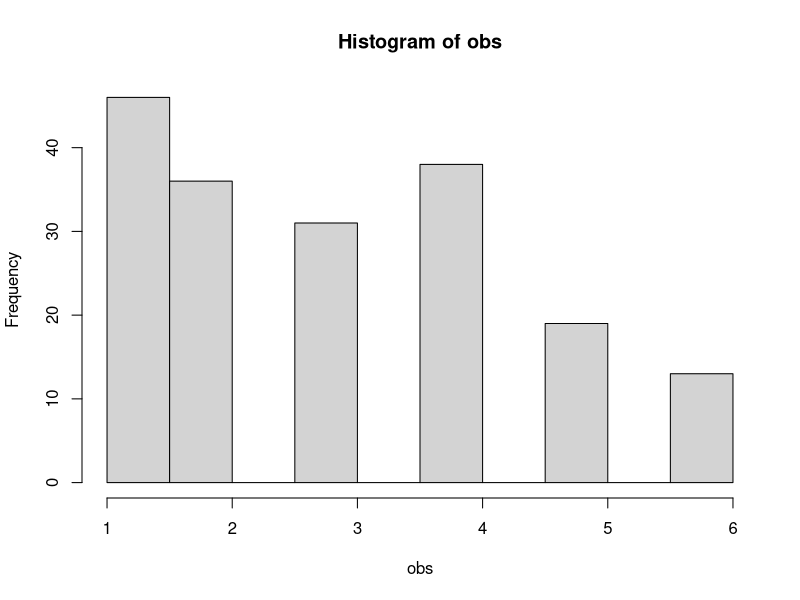

This figure's R source:
### Question: How many times do I need to roll my die to know if it's fair?
### Answer: N (output below)

n = 6 # NOTE: SET THIS TO THE NUMBER OF SIDES ON YOUR PREFERRED DIE

# install.packages('pwr')
library('pwr')

# Since we will be using the chi-square goodness of fit test
# we'll calculate our sample size (N) using pwr.chisq.test, where
w = 0.3 # I'm choosing a medium effect size, 0.3
# If you'd like to notice a small effect size, change to 0.1
# Although this increases the number of rolls dramatically
df = n-1
sig.level = 0.05 # standard choice for type I error probability
power = 0.9 # 0.8 is the standard power but I think 0.9 is better here, imo


N <- ceiling(pwr.chisq.test(w=w,df=df, sig.level=sig.level, power=power)$N)

print(N) # This is the number of rolls you have to do for your test

### Chi-square Goodness-of-fit test for simulated die

sides <- 1:n

set.seed(12345)
random <- runif(n)
random_weights <- random/sum(random) # I'm randomly assigning weights to
    # the sides of the die.
    # these weights do not correspond to each other as an actual die would, but
    # that is irrelevant as this is just sample code to be replaced with real
    # world observations

### REPLACE 'obs' WITH YOUR OBSERVATIONS
obs <- sample(sides, size = N, replace = TRUE, prob = random_weights)
obs_factor = factor(obs, levels = sides) # making it a factor means the test
  # still functions even if a side is never rolled
hist(obs) #here's a histogram of our simulated observed die

test <- chisq.test(table(obs_factor), p = c(rep(1/n,n)))
p_val <- test$p.value


# Results: 
if (p_val < sig.level) {
  print("We reject the null hypothesis and accept the alternative hypothesis; this die is judged to be unfair")
} else {
  print("We have insufficient evidence to reject the null hypothesis; this die is judged to be fair")
}
